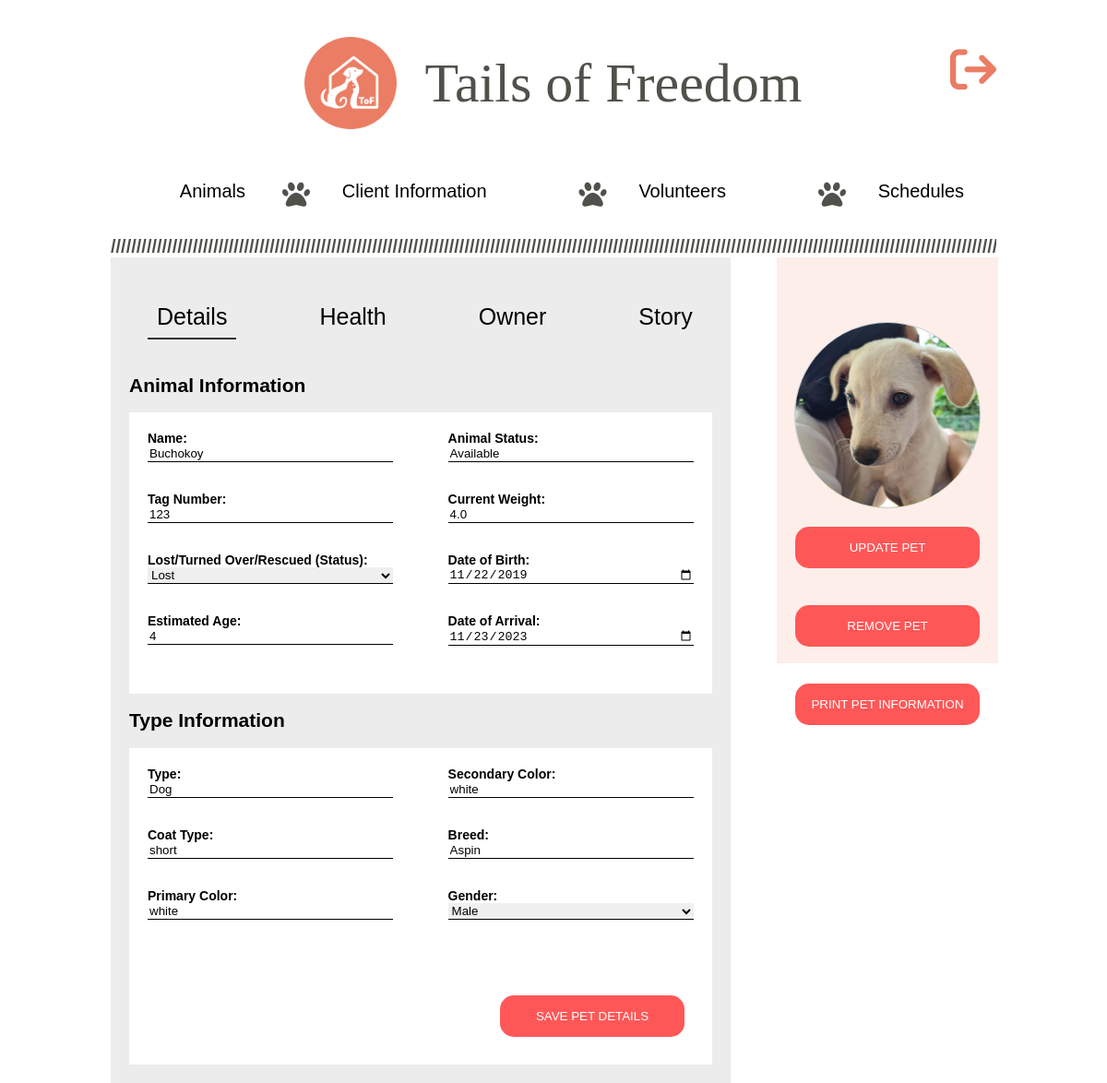
Page /animal/details/edit/1 on the committed database.
### models/AnimalDetail.py (models this page shows)
class AnimalDetails(db.Model):
    id = db.Column(db.Integer, primary_key=True)
    animal_id = db.Column(db.Integer, db.ForeignKey('animal.id'), nullable=False)
    name = db.Column(db.String(50), nullable=False)
    tag_number = db.Column(db.String(20))
    status = db.Column(db.String(20))
    estimated_age = db.Column(db.Integer)
    animal_status = db.Column(db.String(20))
    current_weight = db.Column(db.Float)
    date_of_birth = db.Column(db.Date)
    date_of_arrival = db.Column(db.Date)
    animal_type = db.Column(db.String(50))
    coat_type = db.Column(db.String(50))
    primary_color = db.Column(db.String(50))
    secondary_color = db.Column(db.String(50))
    breed = db.Column(db.String(50))
    gender = db.Column(db.String(10))

### models/Animal.py (models this page shows)
class Animal(db.Model):
    id = db.Column(db.Integer, primary_key=True)
    image_path = db.Column(db.String(200))  # Adjust the length as needed
    client_id = db.Column(db.Integer, db.ForeignKey('client.id'), nullable=True)
    details = db.relationship('AnimalDetails', backref='animal', uselist=False)
    health = db.relationship('AnimalHealth', backref='animal', uselist=False)
    owner = db.relationship('AnimalOwner', backref='animal', uselist=False)
    story = db.relationship('AnimalStory', backref='animal', uselist=False)
    clients = db.relationship('ClientAnimal', back_populates='animal')

### routes/animal_details_routes.py (the view, shortened to what this page needs)
@animal_details_blueprint.route('/animal/details/edit/<int:animal_id>', methods=['GET', 'POST'])
def edit_animal_details(animal_id):
    animal_detail = AnimalDetails.query.filter_by(animal_id=animal_id).first()
    animal = Animal.query.get(animal_id)
    animal_health = AnimalHealth.query.filter_by(animal_id=animal_id).first()
    animal_story = AnimalStory.query.filter_by(animal_id=animal_id).first()
    animal_owner = AnimalOwner.query.filter_by(animal_id = animal_id).first()
    clients = Client.query.all()
    if animal_detail and animal:
        return render_template('edit_animal.html', animal=animal, animal_detail=animal_detail,animal_health=animal_health,relative_image_path=animal.image_path,animal_story=animal_story,clients = clients,animal_owner=animal_owner)
    else:
        flash('Animal details not found', 'danger')
        if animal:
             return render_template('add_animal.html', relative_image_path=animal.image_path, animal_id=animal_id,clients = clients)
        else:
            return redirect(url_for('admin.show_animals'))

### app.py (called while the page is built)
@app.before_request
def before_admin_request():
    if request.blueprint == 'admin':
        create_notifications()

### templates/edit_animal.html (shortened to what this page needs)
{% extends "layout.html" %} {% block title %}Add Animal - Tails Of Freedom{% endblock %} {% block content %}
<content>
    <div class="form">
        <div class="tab-container">
            <button class="tab" id="detailsTab" onclick="openTab('details')">
        Details
      </button>
            <button class="tab" id="healthTab" onclick="openTab('health')">
        Health
      </button>
            <button class="tab" id="ownerTab" onclick="openTab('owner')">
        Owner
      </button>
            <button class="tab" id="storyTab" onclick="openTab('story')">
        Story
      </button>
        </div>
        <div class="tab-content" id="details">
            <form action="/animal/details/edit/{{ animal_detail.animal_id }}" method="POST">
                <div class="form-container">
                    <h2>Animal Information</h2>
                    <div class="form-group animal-information">
                        <div>
                            <label for="name">Name:</label>
                            <input required type="text" id="name" name="name" required value="{{ animal_detail.name }}" /><br /><br />
                            <label for="tag_number">Tag Number:</label>
                            <input required type="text" id="tag_number" name="tag_number" value="{{ animal_detail.tag_number }}" /><br /><br />
                            <label for="status">Lost/Turned Over/Rescued (Status):</label>
                            <select id="status" name="status">
                        <option value="Lost" {% if animal_detail.status == "Lost" %}selected{% endif %}>Lost</option>
                    </select><br /><br />
                            <label for="estimated_age">Estimated Age:</label>
                            <input required type="number" id="estimated_age" name="estimated_age" value="{{ animal_detail.estimated_age }}" /><br /><br />
                        </div>
                        <div>
                            <label for="animal_status">Animal Status:</label>
                            <input required type="text" id="animal_status" name="animal_status" value="{{ animal_detail.animal_status }}" /><br /><br />
                            <label for="current_weight">Current Weight:</label>
                            <input required type="number" step="0.01" id="current_weight" name="current_weight" value="{{ animal_detail.current_weight }}" /><br /><br />
                            <label for="date_of_birth">Date of Birth:</label>
                            <input required type="date" id="date_of_birth" name="date_of_birth" value="{{ animal_detail.date_of_birth | default('') }}" required pattern="\d{4}-\d{2}-\d{2}" /><br /><br />
                            <label for="date_of_arrival">Date of Arrival:</label>
                            <input required type="date" id="date_of_arrival" name="date_of_arrival" value="{{ animal_detail.date_of_arrival | default('') }}" required pattern="\d{4}-\d{2}-\d{2}" /><br /><br />
                        </div>
                    </div>
                    <h2>Type Information</h2>
                    <div class="form-group type-information">
                        <div>
                            <label for="animal_type">Type:</label>
                            <input required type="text" id="animal_type" name="animal_type" value="{{ animal_detail.animal_type }}" /><br /><br />
                            <label for="coat_type">Coat Type:</label>
                            <input required type="text" id="coat_type" name="coat_type" value="{{ animal_detail.coat_type }}" /><br /><br />
                            <label for="primary_color">Primary Color:</label>
                            <input required type="text" id="primary_color" name="primary_color" value="{{ animal_detail.primary_color }}" /><br /><br />
                        </div>
                        <div>
                            <label for="secondary_color">Secondary Color:</label>
                            <input required type="text" id="secondary_color" name="secondary_color" value="{{ animal_detail.secondary_color }}" /><br /><br />
                            <label for="breed">Breed:</label>
                            <input required type="text" id="breed" name="breed" value="{{ animal_detail.breed }}" /><br /><br />
                            <label for="gender">Gender:</label>
                            <select id="gender" name="gender">
                        <option value="Male" {% if animal_detail.gender == "Male" %}selected{% endif %}>Male</option>
                    </select><br /><br />
                        </div>
                    </div>
                </div>
                <div class="form-group btn-container">
                    <button type="submit">SAVE PET DETAILS</button>
                </div>
            </form>
        </div>
    </div>
    <div class="image-input">
        <form method="POST" action="{{ url_for('animal.update_animal', id=animal.id) }}" enctype="multipart/form-data" style="all: revert">
            <div class="image-input" style="width:100%;">
                <label for="image_path" class="image-label{% if animal.image_path %} active{% endif %}">
                    <img src="{% if animal.image_path %}/static/{{ animal.image_path }}{% else %}/static/imageplaceholder.jfif{% endif %}" alt="Uploaded Image" width="150" height="200" />
                </label>
            </div>
            <div class="form-group btn-container" style="background-color: transparent;">
                <button type="submit" style="margin: auto">UPDATE PET</button>
            </div>
        </form>
        <div class="form-group btn-container" style="background-color: transparent;margin: auto;justify-content: center;">
            <form action="{{ url_for('animal.delete_animal', id=animal.id) }}" method="POST" style="all:revert">
                <button type="submit" style="margin: auto;">REMOVE PET</button>
            </form>
        </div>
        <div class="form-group btn-container" style="background-color: transparent;margin: auto;justify-content: center;">
            <form action="{{ url_for('animal.generate_animal_report', id=animal.id) }}" method="GET" style="all:revert">
                <button type="submit" style="margin: auto;">PRINT PET INFORMATION</button>
            </form>
        </div>
    </div>
</content>
{% endblock %}

### static/styles.css (style rules this page uses)
body { margin: 0; padding: 0; font-family: 'Poppins', sans-serif; font-size: 14px; min-height: 106vh; position: relative; }
input { background-color: #ffd4d4; margin: 25px; border: none; border-radius: 10px; padding: 10px; padding-top: 25px; padding-bottom: 25px; width: 87%; margin: 10px; }
button { background-color: transparent; display: block; width: 90%; border: solid 1px black; padding: 20px; margin: 10px; }
.active { color: #fe7d7c; }
.tab { position: relative; padding: 10px 150px; text-decoration: none; color: black; font-size: 25px; cursor: pointer; }
.tab.active::before { content: ""; position: absolute; bottom: 0; left: 0; width: 100%; height: 2px; background-color: #333; }
label { margin-right: 10px; }

### templates/edit_animal.html (style rules this page uses)
content { display: flex; height: 110vh; justify-content: space-around; align-items: flex-start; gap: 50px; }
.form { background-color: #edecec; min-height: 50%; width: 70%; position: relative; }
.image-input { background-color: #fdeeea; height: 50%; width: 30%; }
.tab-container { display: flex; }
.tab { padding: 10px; cursor: pointer; border: none; margin: 40px; margin-bottom: 10px; }
.tab-content { display: none; padding: 20px; padding-top: 10px; }
.form-container { display: flex; flex-direction: column; }
.form-group { background-color: white; display: flex; justify-content: space-between; padding: 20px; }
.form-group div { display: flex; flex-direction: column; width: 45%; }
select { all: revert; }
select { border: none; border-bottom: 1px solid black; }
input { all: revert; }
input { border: none; border-bottom: 1px solid black; }
label { font-weight: bolder; }
.btn-container button { width: 200px; border-radius: 15px; background-color: #ff5757; padding: 15px; color: white; border: none; margin-left: auto; cursor: pointer; }
.image-input { position: relative; }
.image-label { display: block; width: 200px; height: 200px; margin: auto; text-align: center; cursor: pointer; background: url("/static/image-frame.webp") no-repeat center center; border-radius: 100%; background-size: cover; border: 1px solid #ccc; margin-top: 70px; }
.image-label img { display: block; width: 50%; height: 100%; opacity: 0; }
.image-label.active img { opacity: 1; width: 200px; height: 200px; border-radius: 100%; text-align: center; cursor: pointer; }

### rows in the picture
AnimalDetails: name "Buchokoy", tag_number "123", status "Lost", estimated_age "4", animal_status "Available", current_weight "4.0", date_of_birth "11/22/2019", date_of_arrival "11/23/2023", animal_type "Dog", coat_type "short", primary_color "white", secondary_color "white", breed "Aspin", gender "Male"
Animal: image_path (picture)
